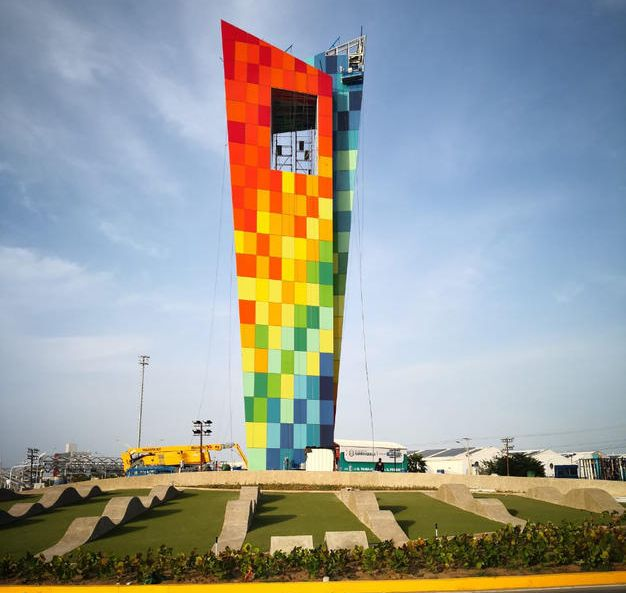
#> input picture image.jpg, 626 x 593 px
$ jupyter execute 'Basics of image preocesing.ipynb'
#> lines starting #> are read from the running program, lines starting #| are printed output that depends on the picture
# Import section

[cell 1]
import cv2 as cv
import numpy as np
import matplotlib.pyplot as plt

# Reading image

## RGB image

### We know that RGB images are made of 3 colors (red, green and blue)

### When we read a RGB image we are storing the values of all the 3 channel for each pixel. Therefore to store information about a single pixel we will be using a list of 3 values to store the channel values and to store information of all the pixels in the image we will be using a 2D numpy array.

### So a single image is represented as a 2D numpy array of list

### The first value from img.shape is height, second is width and 3rd is number of channels

[cell 2]
img = cv.imread('image.jpg')
#> img is the input picture: shape (593, 626, 3); mean B, G, R 153.2, 157.6, 154.1
print(f'Size of the image represented as nparray: {img.shape}')
#| Size of the image represented as nparray: (593, 626, 3)
print(f'How single pixel is represented: {img[0, 0]}')
#| How single pixel is represented: [154 131 115]
print(f'How entire image is represented: \n{img}')
#> (printed output is left out)

## Gray images

### When we read black and white images we are in turn reading gray images as per to computer's understanding.

### Gray images do not have 3 channels like RGB, they only have 1 channel which denotes the intensity level of gray i.e. 0 being black and 255 being white.

[cell 3]
bw_img = cv.cvtColor(img, cv.COLOR_BGR2GRAY)
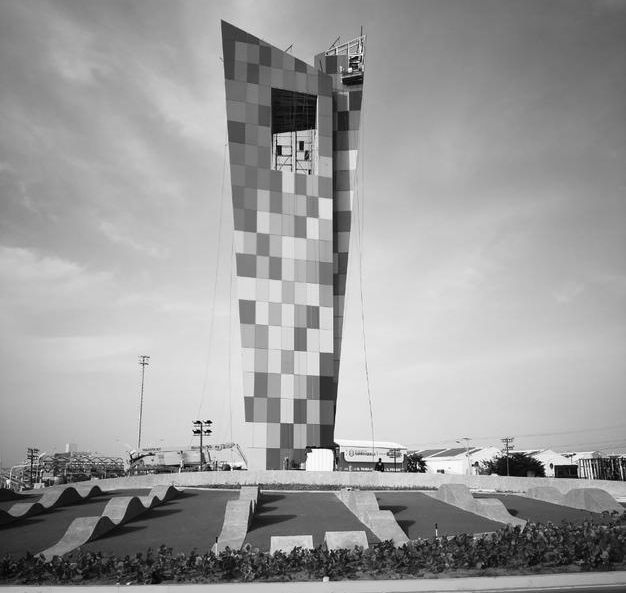
#> bw_img: shape (593, 626); min 0, max 255, mean 156
print(f'Size of the image represented as nparray: {bw_img.shape}')
#| Size of the image represented as nparray: (593, 626)
print(f'How single pixel is represented: {bw_img[0, 0]}')
#| How single pixel is represented: 129
print(f'How entire image is represented: \n{bw_img}')
#> (printed output is left out)

# Displaying image

[cell 4]
cv.imshow('image',img)
cv.waitKey()
cv.destroyAllWindows()

# Color spaces

### RGB/BGR: red, green and blue
### HSV/HSL: hue, saturation and value/luminocity
### GRAY: gray image (black and white)

[cell 5]
# for RGB to HSV and Gray conversion
hsv_img = cv.cvtColor(img, cv.COLOR_BGR2HSV)
#> hsv_img: shape (593, 626, 3); mean H, S, V 79.8, 95.5, 186.3
cv.imshow('HSV image',hsv_img)
cv.waitKey()
cv.destroyAllWindows()

gray_img = cv.cvtColor(img, cv.COLOR_BGR2GRAY)
cv.imshow('Gray image',gray_img)
cv.waitKey()
cv.destroyAllWindows()

[cell 6]
# for HSV or Gray to RGB conversion
hsv_rev = cv.cvtColor(hsv_img, cv.COLOR_HSV2BGR)
cv.imshow('HSV to RGB image',hsv_rev)
cv.waitKey()
cv.destroyAllWindows()

gray_rev = cv.cvtColor(gray_img, cv.COLOR_GRAY2BGR)
cv.imshow('Gray to RGB image',gray_rev)
cv.waitKey()
cv.destroyAllWindows()

# by doing this conversion we won't be able to see color differnce between Gray and converted image as the cvtColor()
# function will create 3 channels but will subsiquently copy the gray intensity in each channel. we can see this by
# inspecting any individual pixel
print(gray_rev.shape)
#| (593, 626, 3)
print(gray_rev[0, 0])
#| [129 129 129]

# Channel splitting

## RBG channel splitting

[cell 7]
b_channel, g_channel, r_channel = cv.split(img)
print(f'Size of B channel: {b_channel.shape}')
#| Size of B channel: (593, 626)
print(f'Size of R channel: {r_channel.shape}')
#| Size of R channel: (593, 626)
print(f'Size of G channel: {g_channel.shape}')
#| Size of G channel: (593, 626)

cv.imshow('Red channel',r_channel)
cv.imshow('Blue channel',b_channel)
cv.imshow('Green channel',g_channel)
cv.waitKey(0)
cv.destroyAllWindows()

# now we can see the images are displayed as grayscale images, this is because when we split the channels of an image we
# are essentially getting an image with single channel and a single channel image is considered as grayscale image, the
# the value of each channel is preserved, we can check this by recombining the channels

# in cv.merge() function we need to pass a list of channel values i.e. list of list and the order of the list must be in
# B - G - R

merge_img = cv.merge([b_channel, g_channel, r_channel])
cv.imshow('Merged image', merge_img)
cv.waitKey(0)
cv.destroyAllWindows()

## Enhancing particular channel(s) of an image

### The value we are adding with the channel should be <= 255, because that is the maximum pixel intensity value

[cell 8]
enhanced_img = cv.merge([b_channel, g_channel + 50, r_channel])
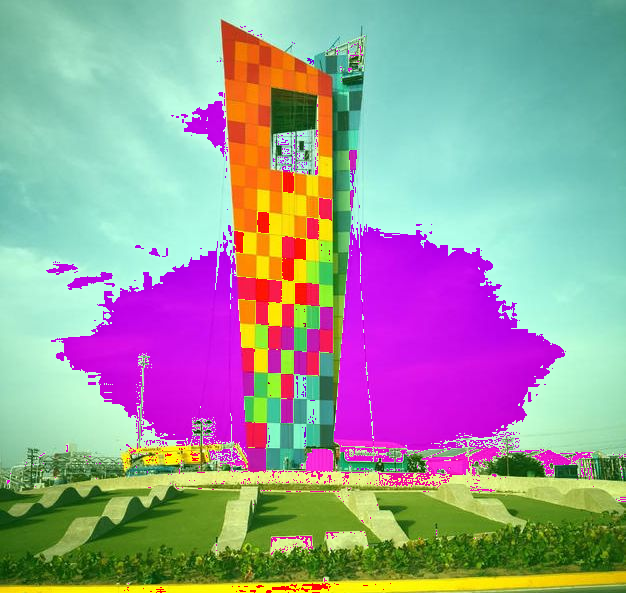
#> enhanced_img: shape (593, 626, 3); mean B, G, R 153.2, 156, 154.1
cv.imshow('Green enhanced image', enhanced_img)
cv.waitKey(0)
cv.destroyAllWindows()

### To truely create split a channel from an image we can create a np array of zeros and merge it with channel which will make each pixel value as [0, 0, r_value] or [0, g_value, 0] or [b_value, 0, 0].

### In the cv.split() function we were getting only a single value from the pixel i.e. other channels were discarded and this was the reason due to which the channel images were displayed in grayscale.

### But by merging each channel indiviually with an array of zerors we are preserving the other 2 channels also and displaying only the specifed channel.

### Make sure to add dtype parameter in np.zeros() function because by default it creates an array of float i.e. 0.0, we need array to be of type int as the splitted channel will be of int type.

[cell 9]
zero_arr = np.zeros(img.shape[:2], dtype = 'uint8')

b_channel = cv.merge([zero_arr, zero_arr, b_channel])
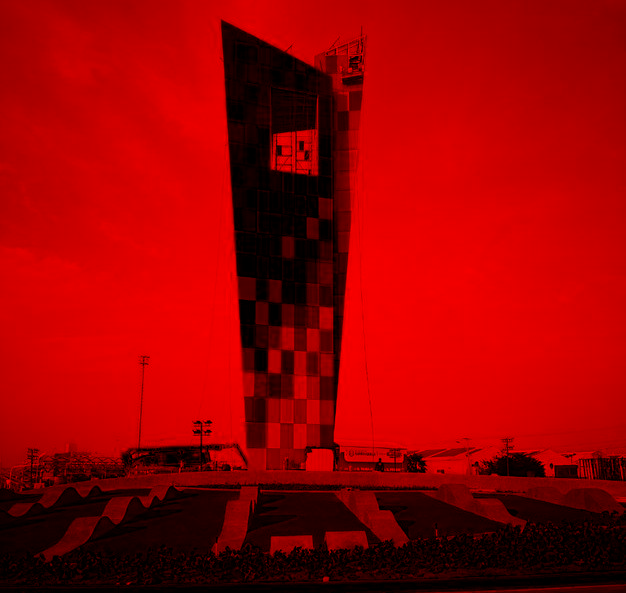
#> b_channel: shape (593, 626, 3); mean of channels 0, 1, 2 0, 0, 153.2; drawn as B, G, R
g_channel = cv.merge([zero_arr, g_channel, zero_arr])
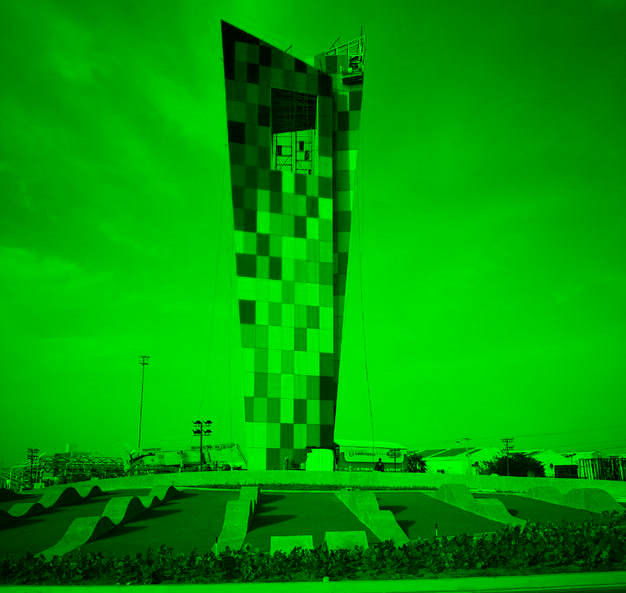
#> g_channel: shape (593, 626, 3); mean of channels 0, 1, 2 0, 157.6, 0; drawn as B, G, R
r_channel = cv.merge([r_channel, zero_arr, zero_arr])
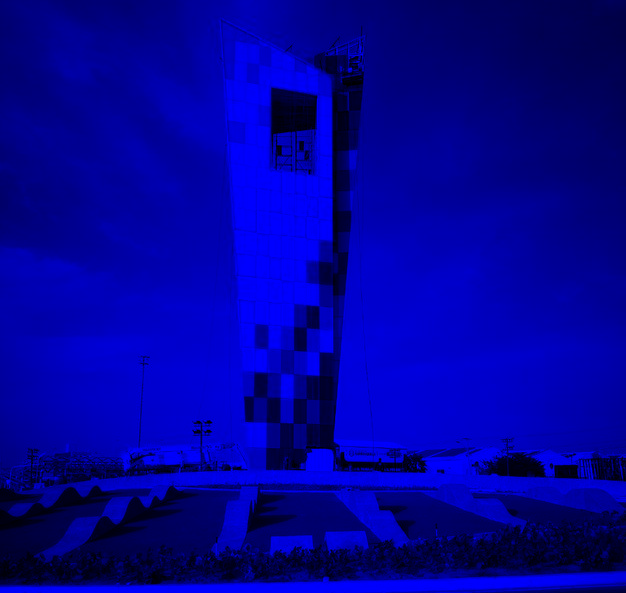
#> r_channel: shape (593, 626, 3); mean of channels 0, 1, 2 154.1, 0, 0; drawn as B, G, R

cv.imshow('Red channel',r_channel)
cv.imshow('Blue channel',b_channel)
cv.imshow('Green channel',g_channel)
cv.waitKey(0)
cv.destroyAllWindows()

## HSV channel splitting

[cell 10]
h_channel = hsv_img[:,:, 0]
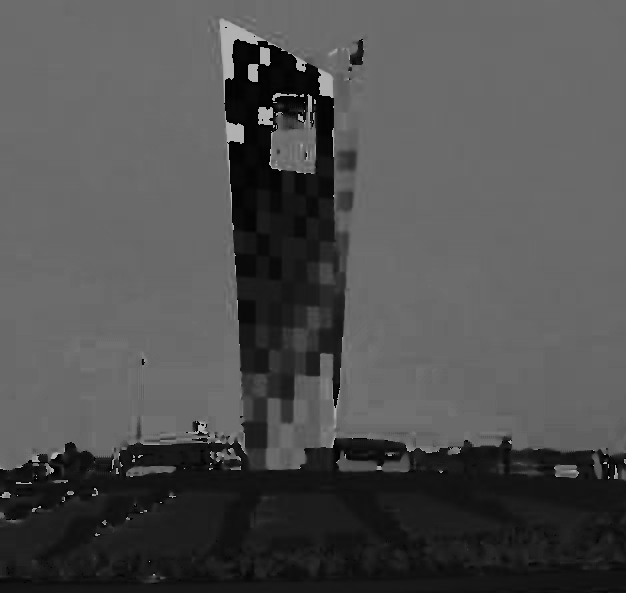
#> h_channel: shape (593, 626); min 0, max 179, mean 79.8
s_channel = hsv_img[:,:, 1]
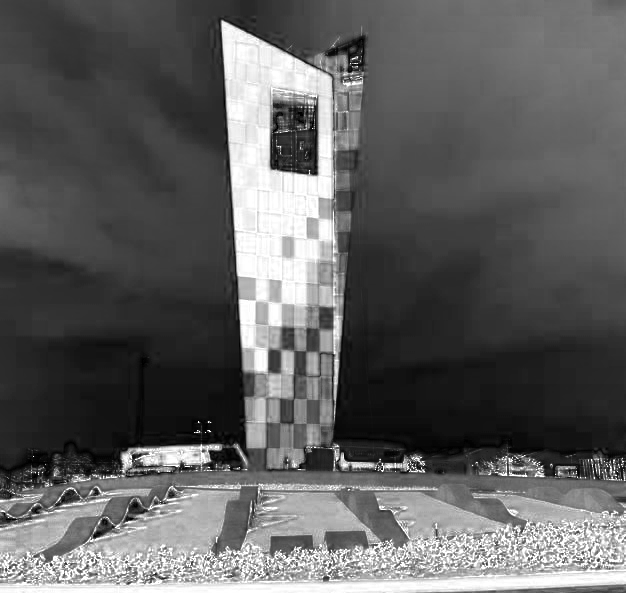
#> s_channel: shape (593, 626); min 0, max 255, mean 95.5
v_channel = hsv_img[:,:, 2]
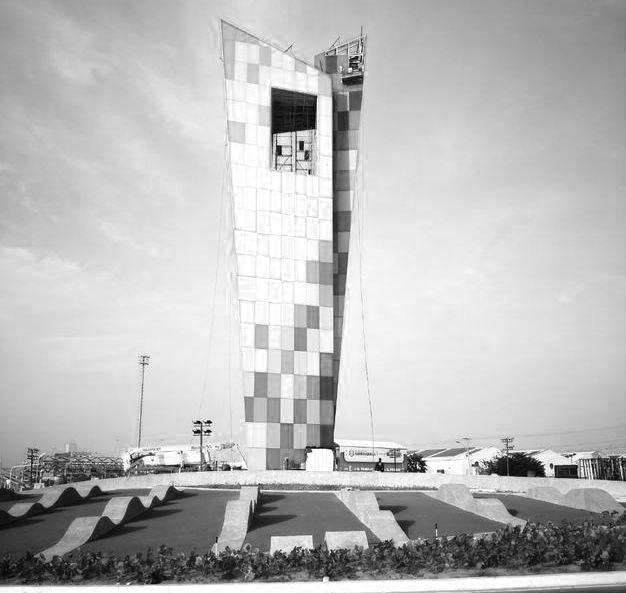
#> v_channel: shape (593, 626); min 1, max 255, mean 186.3

cv.imshow('Hue channel',h_channel)
cv.imshow('Saturartion channel',s_channel)
cv.imshow('Value channel',v_channel)
cv.waitKey(0)
cv.destroyAllWindows()

# Histogram representation

## Histograms are a great way to visualise individual color components

### Method 1 : plt.hist(image, bins, range)
- image : it is the source image for which the histogram has to be plotted, the image should be of 1-dimension i.e. it should be flattened, it can be done by np.flatten() .
- bins : histograms are plotted in form of bins, values on x-axis in a histogram are plotted in form of bars. Bins are the no. of bars which are to be plotted. In our image we have values ranging from 0 to 255 i.e. 256 values, by providing bins we can group certain range of values, if we give 16 as bins value then there will be 16 distinct bars and each bar will correspond to a combination of 16 values i.e. [0, 15] or [16, 31] or [32, 47] ... [240, 255].
<br><br><br>
<center>Value of each bin = $\frac{\text{highest  bound of range}} {\text{total no. of bins}}$ </center>
<br><br>
- range : it specifies the range of values to be plotted in the histogram, for our a 8-bit image range will be [0, 256] (values from 0 to 255 will be considered here, excluding 256).

### Method 2 : cv2.calcHist(images, channels, mask, histSize, ranges[, hist[, accumulate]])
- images : it is the source image of type uint8 or float32 represented as “[img]”.
- channels : it is the index of channel for which we calculate histogram. For grayscale image, its value is [0] and color image, you can pass [0], [1] or [2] to calculate histogram of blue, green or red channel respectively.
- mask : mask image. To find histogram of full image, it is given as “None”.
- histSize : this represents our BIN count. For full scale, we pass [256].
- ranges : this is our RANGE. Normally, it is [0,256].

[cell 11]
img = cv.imread('image.jpg')

color = ('b', 'g', 'r')
# method 1: using matplotlib
# the problem with this method is that it plota histogram for only the blue channel, because it is the first channel and
# the rest are ignored
print('using matplotlib')
plt.hist(img.flatten(), 256,[0,256])
plt.show()
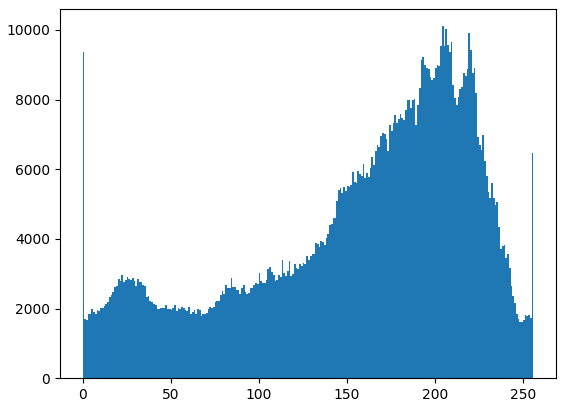
#> figure drawn by matplotlib, 1 panel; tallest bar 10106 high, from x = 204 to 205

# method 2: using OpenCV
# this is for a single channel
print('using OpenCV')
histogram = cv.calcHist([img], [0], None, [256], [0, 256])
#> histogram = 256 values, max 9200 at index 0, min 15 at index 254, mean 1450.1
plt.plot(histogram)
plt.show()
#> figure, not shown here; curve peaks at x = 0, y = 9200

# ploting histogram for all channel in a single plot
for i,col in enumerate(color):
    histogram = cv.calcHist([img], [i], None, [256], [0, 256])
    plt.plot(histogram, color = col)
    plt.ylim([0, 60000])

plt.show()
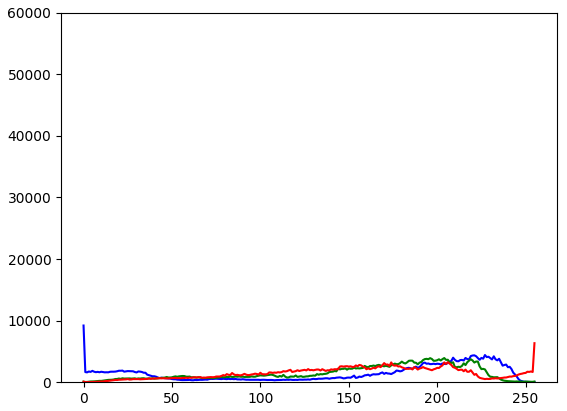
#> figure drawn by matplotlib, 1 panel; curve peaks at x = 0, y = 9200; curve peaks at x = 204, y = 3920; curve peaks at x = 255, y = 6333
